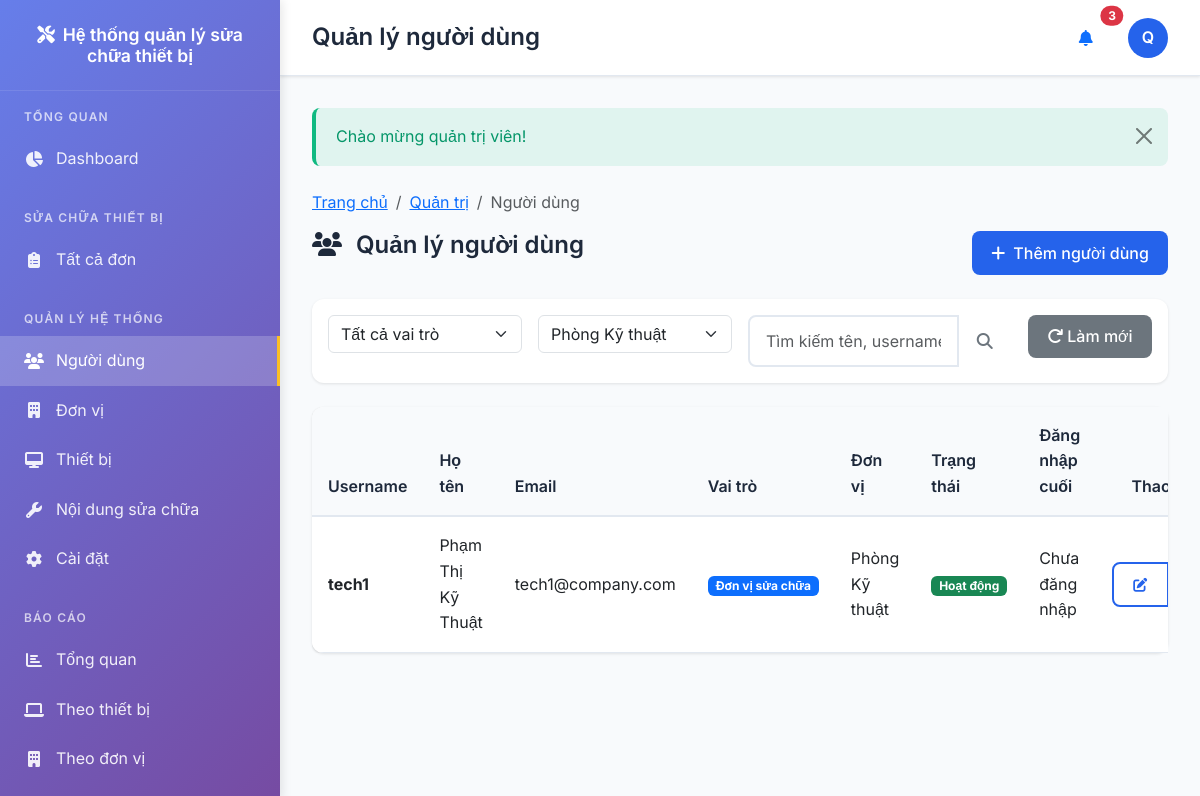
Screenshot of /admin/users.php?department_id=4 (signed in) with the database file from the repository.
### tables this page shows
CREATE TABLE users (
    id INT AUTO_INCREMENT PRIMARY KEY,
    username VARCHAR(50) NOT NULL UNIQUE,
    password VARCHAR(255) NOT NULL,
    full_name VARCHAR(100) NOT NULL,
    email VARCHAR(100),
    phone VARCHAR(20),
    department_id INT,
    role_id INT NOT NULL,
    avatar VARCHAR(255),
    status ENUM('active', 'inactive') DEFAULT 'active',
    last_login TIMESTAMP NULL,
    created_at TIMESTAMP DEFAULT CURRENT_TIMESTAMP,
    updated_at TIMESTAMP DEFAULT CURRENT_TIMESTAMP ON UPDATE CURRENT_TIMESTAMP,
    FOREIGN KEY (department_id) REFERENCES departments(id) ON DELETE SET NULL,
    FOREIGN KEY (role_id) REFERENCES roles(id) ON DELETE RESTRICT
);

CREATE TABLE roles (
    id INT AUTO_INCREMENT PRIMARY KEY,
    name VARCHAR(50) NOT NULL UNIQUE,
    display_name VARCHAR(100) NOT NULL,
    description TEXT,
    created_at TIMESTAMP DEFAULT CURRENT_TIMESTAMP
);

CREATE TABLE departments (
    id INT AUTO_INCREMENT PRIMARY KEY,
    code VARCHAR(20) NOT NULL UNIQUE,
    name VARCHAR(200) NOT NULL,
    address TEXT,
    phone VARCHAR(20),
    email VARCHAR(100),
    manager_name VARCHAR(100),
    status ENUM('active', 'inactive') DEFAULT 'active',
    created_at TIMESTAMP DEFAULT CURRENT_TIMESTAMP,
    updated_at TIMESTAMP DEFAULT CURRENT_TIMESTAMP ON UPDATE CURRENT_TIMESTAMP
);

### admin/users.php (the view, shortened to what the rows shown need)
<?php
require_once __DIR__ . '/../config/config.php';
$userModel = new User();
$title = 'Quản lý người dùng';
$action = $_GET['action'] ?? 'list';
$filters = [
    'role_id' => $_GET['role_id'] ?? '',
    'department_id' => $_GET['department_id'] ?? '',
    'search' => $_GET['search'] ?? ''
];
$users = $userModel->getAll($filters);
?>
<div class="row mb-4">
    <div class="col-md-8">
        <h2 class="page-title">
            <i class="fas fa-users me-2"></i>
            Quản lý người dùng
        </h2>
    </div>
</div>
<?php if ($action === 'list'): ?>
    <div class="card">
        <div class="card-body p-0">
            <?php if (empty($users)): ?>
                <div class="text-center py-5">
                    <i class="fas fa-users fa-3x text-muted mb-3"></i>
                    <h5 class="text-muted">Không có người dùng nào</h5>
                    <button type="button" class="btn btn-primary" data-bs-toggle="modal" data-bs-target="#createUserModal">
                        <i class="fas fa-plus me-2"></i>Thêm người dùng đầu tiên
                    </button>
                </div>
            <?php else: ?>
                <div class="table-responsive">
                    <table class="table table-hover mb-0">
                        <thead class="table-light">
                            <tr>
                                <th>Username</th>
                                <th>Họ tên</th>
                                <th>Email</th>
                                <th>Vai trò</th>
                                <th>Đơn vị</th>
                                <th>Trạng thái</th>
                                <th>Đăng nhập cuối</th>
                                <th class="text-center" width="120">Thao tác</th>
                            </tr>
                        </thead>
                        <tbody>
                            <?php foreach ($users as $user): ?>
                                <tr>
                                    <td>
                                        <strong><?= e($user['username']) ?></strong>
                                        <?php if ($user['id'] == current_user()['id']): ?>
                                            <span class="badge bg-info ms-1">Bạn</span>
                                        <?php endif; ?>
                                    </td>
                                    <td><?= e($user['full_name']) ?></td>
                                    <td><?= e($user['email']) ?></td>
                                    <td>
                                        <span class="badge bg-primary"><?= e($user['role_name']) ?></span>
                                    </td>
                                    <td><?= e($user['department_name'] ?? 'Chưa phân công') ?></td>
                                    <td>
                                        <?php if ($user['status'] === 'active'): ?>
                                            <span class="badge bg-success">Hoạt động</span>
                                        <?php else: ?>
                                            <span class="badge bg-secondary">Tạm khóa</span>
                                        <?php endif; ?>
                                    </td>
                                    <td>
                                        <?= $user['last_login'] ? format_datetime($user['last_login']) : 'Chưa đăng nhập' ?>
                                    </td>
                                    <td class="text-center">
                                        <div class="btn-group" role="group">
                                            <a href="<?= url('admin/users.php?action=edit&id=' . $user['id']) ?>"
                                               class="btn btn-sm btn-outline-primary" title="Sửa">
                                                <i class="fas fa-edit"></i>
                                            </a>
                                        </div>
                                    </td>
                                </tr>
                            <?php endforeach; ?>
                        </tbody>
                    </table>
                </div>
            <?php endif; ?>
        </div>
    </div>
<?php endif; ?>
<?php
$content = ob_get_clean();
include '../layouts/app.php';
?>

### layouts/app.php (shortened to what the rows shown need)
<!DOCTYPE html>
<html lang="vi">
<head>
    <link href="https://cdn.jsdelivr.net/npm/bootstrap@5.3.0/dist/css/bootstrap.min.css" rel="stylesheet">
    <link href="https://cdnjs.cloudflare.com/ajax/libs/font-awesome/6.4.0/css/all.min.css" rel="stylesheet">
</head>
<body>
    <?php
    $user = current_user();
    $current_page = basename($_SERVER['PHP_SELF'], '.php');
    ?>
            <?php if (has_any_role(['admin', 'clerk'])): ?>
            <div class="nav-section">
                <div class="nav-section-title">Báo cáo</div>
                <a href="<?= url('reports/overview.php') ?>" class="nav-link <?= $current_page === 'overview' ? 'active' : '' ?>">
                    <i class="fas fa-chart-bar"></i>
                    Tổng quan
                </a>
                <a href="<?= url('reports/equipment.php') ?>" class="nav-link <?= $current_page === 'equipment' && strpos($_SERVER['REQUEST_URI'], 'reports') ? 'active' : '' ?>">
                    <i class="fas fa-laptop"></i>
                    Theo thiết bị
                </a>
                <a href="<?= url('reports/department.php') ?>" class="nav-link <?= $current_page === 'department' ? 'active' : '' ?>">
                    <i class="fas fa-building"></i>
                    Theo đơn vị
                </a>
            </div>
            <?php endif; ?>
    <div class="main-content">
        <header class="main-header">
            <div class="header-content">
                <div>
                    <h1 class="page-title"><?= e($title ?? 'Dashboard') ?></h1>
                </div>
                <div class="user-menu">
                    <div class="dropdown">
                        <a href="#" class="user-avatar" data-bs-toggle="dropdown">
                            <?php if ($user && $user['avatar']): ?>
                                <img src="<?= upload_url('avatars/' . $user['avatar']) ?>" alt="Avatar" style="width: 100%; height: 100%; object-fit: cover; border-radius: 50%;">
                            <?php else: ?>
                                <?= $user ? strtoupper(substr($user['full_name'], 0, 1)) : 'U' ?>
                            <?php endif; ?>
                        </a>
                    </div>
                </div>
            </div>
        </header>
        <main class="content-area">
            <?php if (isset($content)): ?>
                <?= $content ?>
            <?php endif; ?>
        </main>
    </div>
</body>
</html>

### rows the page displays
users: full_name "Q"
users: username "tech1", full_name "Phạm Thị Kỹ Thuật", email "tech1@company.com", role.display_name "Đơn vị sửa chữa", department.name "Phòng Kỹ thuật", status "Hoạt động", shows "Chưa đăng nhập"

### other values shown
APP_NAME "Hệ thống quản lý sửa chữa thiết bị"
$title "Quản lý người dùng"
$message['message'] "Chào mừng quản trị viên!"
$item['title'] "Trang chủ"
$item['title'] "Quản trị"
$item['title'] "Người dùng"
form field department_id "Phòng Kỹ thuật"
